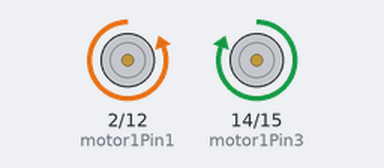
Simulated run of this sketch. Board: ESP32. On the bench: motor-driver pin pairs drawn as motors (green arrow = first pin HIGH = forward, orange = second pin HIGH = backward, longer = more drive). WiFi joins after 1.5 s; servers stay silent unless stated; the camera gives no picture; what the sketch prints to the serial monitor is not drawn.

Above: at 2.8 s.
At 5.8 s:
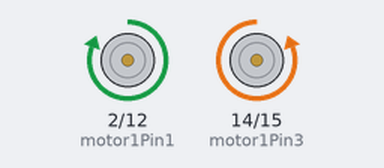
At 7.8 s:
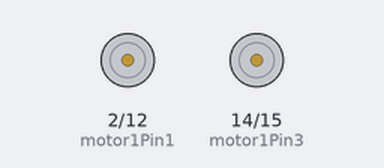
At 12.8 s:
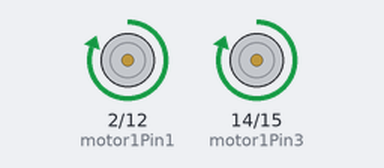
Timing chart, 0 to 18.7 s (numbered marks = the images above):
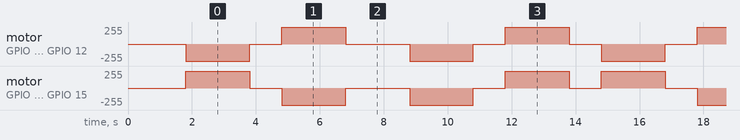

Measured:
- by itself, motor on GPIO 14 (motor1Pin3) / GPIO 15 (motor1Pin4): repeats every 13.0 s: stopped 1.0 s, backward 255/255 2.0 s, stopped 2.0 s, backward 255/255 2.0 s, 2 × (stopped 1.0 s, forward 255/255 2.0 s)
- by itself, motor on GPIO 2 (motor1Pin1) / GPIO 12 (motor1Pin2): repeats every 13.0 s: stopped 1.0 s, forward 255/255 2.0 s, stopped 2.0 s, backward 255/255 2.0 s, stopped 1.0 s, forward 255/255 2.0 s, stopped 1.0 s, backward 255/255 2.0 s

The sketch:

CameraWebServer_test.ino
```cpp
 #include "esp_camera.h"
#include <WiFi.h>
#include "Sensor_send_data.h"
// WARNING!!! PSRAM IC required for UXGA resolution and high JPEG quality
//            Ensure ESP32 Wrover Module or other board with PSRAM is selected
//            Partial images will be transmitted if image exceeds buffer size
//
//            You must select partition scheme from the board menu that has at least 3MB APP space.
//            Face Recognition is DISABLED for ESP32 and ESP32-S2, because it takes up from 15
//            seconds to process single frame. Face Detection is ENABLED if PSRAM is enabled as well
// ===================
// Select camera model
// ===================

//#define CAMERA_MODEL_ESP_EYE // Has PSRAM
//#define CAMERA_MODEL_ESP32S3_EYE // Has PSRAM
//#define CAMERA_MODEL_M5STACK_PSRAM // Has PSRAM
//#define CAMERA_MODEL_M5STACK_V2_PSRAM // M5Camera version B Has PSRAM
//#define CAMERA_MODEL_M5STACK_WIDE // Has PSRAM
//#define CAMERA_MODEL_M5STACK_ESP32CAM // No PSRAM
//#define CAMERA_MODEL_M5STACK_UNITCAM // No PSRAM
//#define CAMERA_MODEL_AI_THINKER // Has PSRAM
//#define CAMERA_MODEL_TTGO_T_JOURNAL // No PSRAM
// ** Espressif Internal Boards **
//#define CAMERA_MODEL_ESP32_CAM_BOARD
//#define CAMERA_MODEL_ESP32S2_CAM_BOARD
//#define CAMERA_MODEL_ESP32S3_CAM_LCD

#include "camera_pins.h"
#include "Motors.h"
// ===========================
// Enter your WiFi credentials
// ===========================
const char* ssid = "ITEK 2nd";
const char* password = "Four_Sprints_F21v";

void startCameraServer();

void setup() {
  //cam
  Serial.begin(115200);
  Serial.setDebugOutput(true);
  Serial.println();


  camera_config_t config;
  config.ledc_channel = LEDC_CHANNEL_0;
  config.ledc_timer = LEDC_TIMER_0;
  config.pin_d0 = Y2_GPIO_NUM;
  config.pin_d1 = Y3_GPIO_NUM;
  config.pin_d2 = Y4_GPIO_NUM;
  config.pin_d3 = Y5_GPIO_NUM;
  config.pin_d4 = Y6_GPIO_NUM;
  config.pin_d5 = Y7_GPIO_NUM;
  config.pin_d6 = Y8_GPIO_NUM;
  config.pin_d7 = Y9_GPIO_NUM;
  config.pin_xclk = XCLK_GPIO_NUM;
  config.pin_pclk = PCLK_GPIO_NUM;
  config.pin_vsync = VSYNC_GPIO_NUM;
  config.pin_href = HREF_GPIO_NUM;
  config.pin_sscb_sda = SIOD_GPIO_NUM;
  config.pin_sscb_scl = SIOC_GPIO_NUM;
  config.pin_pwdn = PWDN_GPIO_NUM;
  config.pin_reset = RESET_GPIO_NUM;
  config.xclk_freq_hz = 20000000;
  config.frame_size = FRAMESIZE_UXGA;
  config.pixel_format = PIXFORMAT_JPEG; // for streaming
  //config.pixel_format = PIXFORMAT_RGB565; // for face detection/recognition
  config.grab_mode = CAMERA_GRAB_WHEN_EMPTY;
  config.fb_location = CAMERA_FB_IN_PSRAM;
  config.jpeg_quality = 12;
  config.fb_count = 1;

  // if PSRAM IC present, init with UXGA resolution and higher JPEG quality
  //                      for larger pre-allocated frame buffer.
  if (config.pixel_format == PIXFORMAT_JPEG) {
    if (psramFound()) {
      config.jpeg_quality = 10;
      config.fb_count = 2;
      config.grab_mode = CAMERA_GRAB_LATEST;
    } else {
      // Limit the frame size when PSRAM is not available
      config.frame_size = FRAMESIZE_SVGA;
      config.fb_location = CAMERA_FB_IN_DRAM;
    }
  } else {
    // Best option for face detection/recognition
    config.frame_size = FRAMESIZE_240X240;
#if CONFIG_IDF_TARGET_ESP32S3
    config.fb_count = 2;
#endif
  }


  // camera init
  esp_err_t err = esp_camera_init(&config);
  if (err != ESP_OK) {
    Serial.printf("Camera init failed with error 0x%x", err);
    return;
  }

  sensor_t * s = esp_camera_sensor_get();
  // initial sensors are flipped vertically and colors are a bit saturated
  if (s->id.PID == OV3660_PID) {
    s->set_vflip(s, 1); // flip it back
    s->set_brightness(s, 1); // up the brightness just a bit
    s->set_saturation(s, -2); // lower the saturation
  }
  // drop down frame size for higher initial frame rate
  if (config.pixel_format == PIXFORMAT_JPEG) {
    s->set_framesize(s, FRAMESIZE_QVGA);
  }


  WiFi.begin(ssid, password);
  WiFi.setSleep(false);

  while (WiFi.status() != WL_CONNECTED) {
    delay(500);
    Serial.print(".");
  }
  Serial.println("");
  Serial.println("WiFi connected");

  startCameraServer();

  Serial.print("Camera Ready! Use 'http://");
  Serial.print(WiFi.localIP());
  Serial.println("' to connect");

//MOtor
  pinMode(motor1Pin1, OUTPUT);
  pinMode(motor1Pin2, OUTPUT);

  pinMode(motor1Pin3, OUTPUT);
  pinMode(motor1Pin4, OUTPUT);

//sensor
SUART.begin(9600);
}

void loop() {
forward(2);
  backward(2);
  stop_car();
  right(2);
  left(2);


 int nym = send_data();
 Serial.print(nym);


}
```

Motors.h
```cpp
// Motor A

//in2
int motor1Pin1 = 2;
//in1
int motor1Pin2 = 12;


//Motor B

//in4
int motor1Pin3 = 14;
//in3
int motor1Pin4 = 15;


void stop_car(){
  // Stop the DC motor
  Serial.println("Motor stopped");
  digitalWrite(motor1Pin1, LOW);
  digitalWrite(motor1Pin2, LOW);
  digitalWrite(motor1Pin3, LOW);
  digitalWrite(motor1Pin4, LOW);
  delay(1000);
  }

void forward(int seconds){
  // Move the DC motor forward at maximum speed
  Serial.println("Moving Forward");
  digitalWrite(motor1Pin1, LOW);
  digitalWrite(motor1Pin2, HIGH);
  digitalWrite(motor1Pin3, HIGH);
  digitalWrite(motor1Pin4, LOW);
  delay(seconds*1000);
  stop_car();
}


  void backward(int seconds){
    // Move DC motor backwards at maximum speed
  Serial.println("Moving Backwards");
  digitalWrite(motor1Pin1, HIGH);
  digitalWrite(motor1Pin2, LOW);
  digitalWrite(motor1Pin3, LOW);
  digitalWrite(motor1Pin4, HIGH);
  delay(seconds*1000);
  stop_car();
    }

    void right(int seconds){
      Serial.println("Moving left");
  digitalWrite(motor1Pin1, LOW);
  digitalWrite(motor1Pin2, HIGH);
  digitalWrite(motor1Pin3, LOW);
  digitalWrite(motor1Pin4, HIGH);
      delay(seconds*1000);
  stop_car();

      }

      void left(int seconds){
         Serial.println("Moving right");
  digitalWrite(motor1Pin1, HIGH);
  digitalWrite(motor1Pin2, LOW);
  digitalWrite(motor1Pin3, HIGH);
  digitalWrite(motor1Pin4, LOW);
  delay(seconds*1000);
  stop_car();
        }
```

Sensor_send_data.h
```cpp
#include<SoftwareSerial.h>
SoftwareSerial SUART(13, 32); //SRX=DPin-4, STX=DPin-5
byte o;
byte list[32];


int send_data()
{

   if (SUART.available()){
    o = SUART.read();
    if (o == 66) {
      list[0] = o;
     int tot = 66;
      for (int i = 1; i < 32; i++){
        while (!SUART.available());
        byte g = SUART.read();
        list[i] = g;
        if (i!=31){
        tot += g;
        }


        }


      }
    }
    int PMS1 = list[4]*256+list[5];
    int PMS2 = list[6]*256+list[7];
    int PMS3 = list[8]*256+list[9];

    int PME1 = list[10]*256+list[11];
    int PME2= list[12]*256+list[13];
    int PME3 = list[14]*256+list[15];

    Serial.println(PME1);
   return PME1;
  }
```

camera_pins.h
```cpp
#define PWDN_GPIO_NUM    -1
#define RESET_GPIO_NUM   -1
#define XCLK_GPIO_NUM    21
#define SIOD_GPIO_NUM    26
#define SIOC_GPIO_NUM    27

#define Y9_GPIO_NUM      35
#define Y8_GPIO_NUM      34
#define Y7_GPIO_NUM      39
#define Y6_GPIO_NUM      36
#define Y5_GPIO_NUM      19
#define Y4_GPIO_NUM      18
#define Y3_GPIO_NUM       5
#define Y2_GPIO_NUM       4
#define VSYNC_GPIO_NUM   25
#define HREF_GPIO_NUM    23
#define PCLK_GPIO_NUM    22
```
